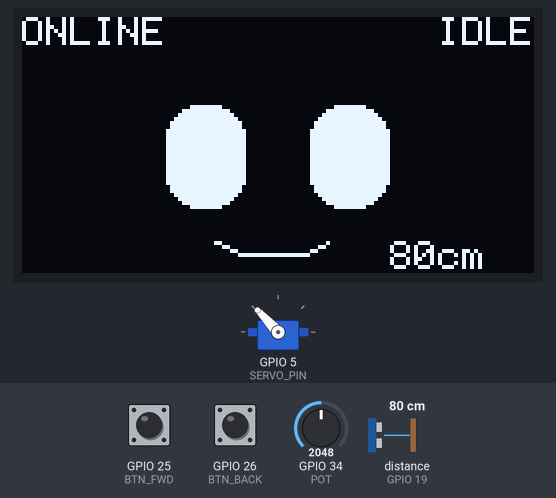
This sketch was run on a simulated ESP32. On the bench: 128×64 one-colour display, servo. Wiring (from diagram.json): ultrasonic range finder: trigger GPIO 18; echo GPIO 19. The inputs (shaded band) are chosen by the test bench; at power-on: GPIO 34 (POT) = 2048, GPIO 25 (BTN_FWD) HIGH, GPIO 26 (BTN_BACK) HIGH, distance to the obstacle (sensor on GPIO 19) 80 cm. The echo pulse lasts 58.3 µs per cm; random numbers use the default seed unless the sketch sets one; what the sketch prints to the serial monitor is not drawn.

Above: at 1.2 s.
1.3 s: GPIO 34 (POT) set to 2247
4.3 s: GPIO 34 (POT) set to 2351
At 4.72 s:
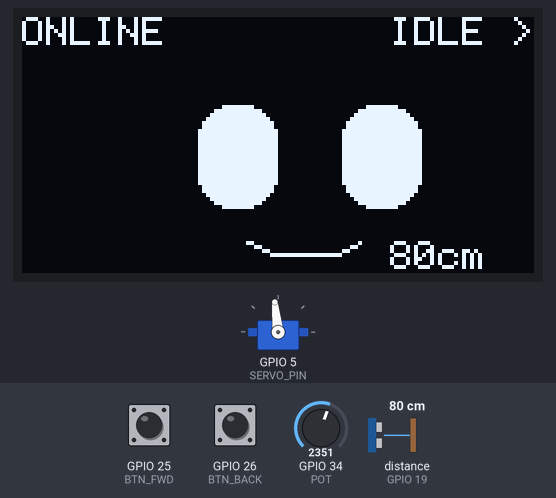
6.9 s: GPIO 25 (BTN_FWD) pulled LOW for 0.15 s
At 7.15 s:
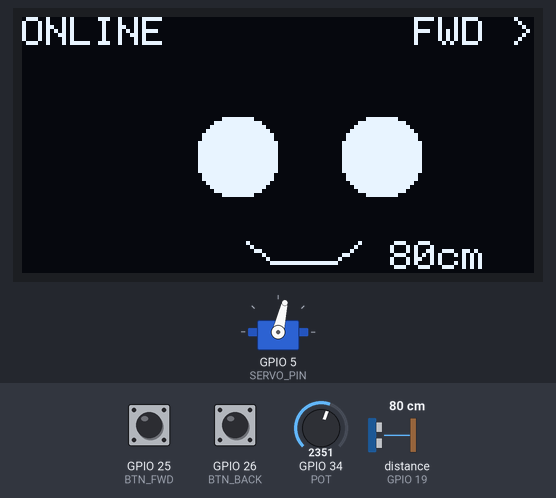
7.6 s: GPIO 26 (BTN_BACK) pulled LOW for 1 s
At 8.06 s:
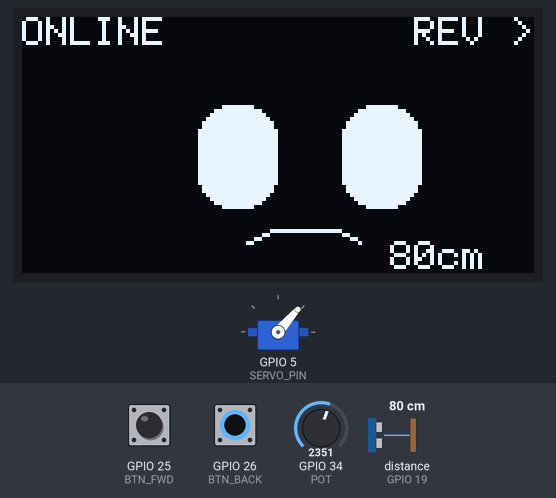
9.2 s: GPIO 25 (BTN_FWD) pulled LOW for 3.2 s
At 12.0 s:
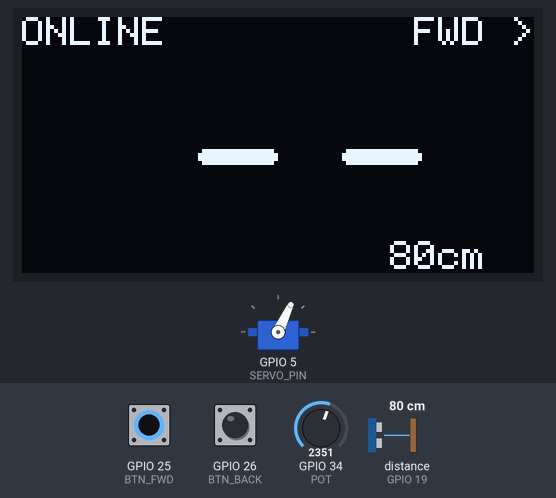
13.0 s: GPIO 26 (BTN_BACK) pulled LOW for 3.2 s
At 14.74 s:
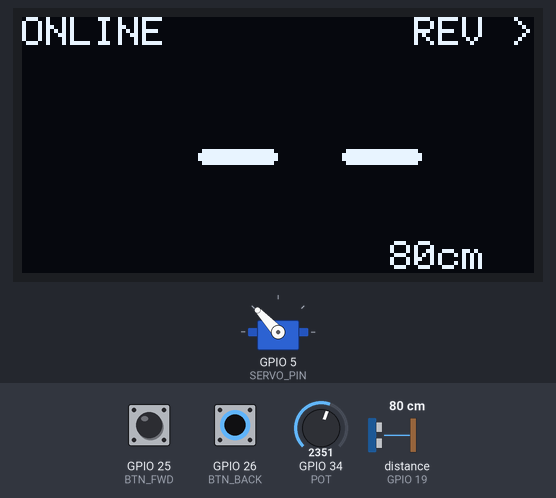
Timing chart, 0 to 17.8 s (numbered marks = the images above; inputs shaded):
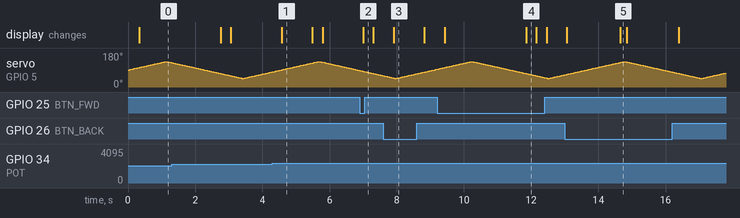

Measured:
- the behaviour switches between 2313 and 2314 on GPIO 34 (POT) (found by bisection; images 0 and 1)
- after the input at 6.9 s, the display: changes after 0.10 s (image 2)
- after the input at 7.6 s, the display: changes after 0.31 s (image 3)

The sketch:

sketch.ino
```cpp
/*  Nova Crawler — WOKWI SIMULATION
 *  ---------------------------------
 *  Tests the crawler "brain" in the browser: the OLED face + steer/throttle
 *  logic + servo scan-sweep + HC-SR04 auto-stop — WITHOUT the L298N/WiFi/MQTT
 *  (Wokwi's cloud can't reach your LAN broker, so inputs are local instead):
 *    Potentiometer  -> steering angle (left / center / right)
 *    Green button   -> hold = forward
 *    Red button     -> hold = back
 *    Servo (GPIO5)  -> sweeps like the Phase-B scanning sonar head
 *    HC-SR04        -> distance; auto-stops "forward" under ~15cm
 *
 *  Libraries (Wokwi auto-installs from libraries.txt):
 *    Adafruit SSD1306, Adafruit GFX, ESP32Servo
 */
#include <Wire.h>
#include <Adafruit_GFX.h>
#include <Adafruit_SSD1306.h>
#include <ESP32Servo.h>

#define OLED_ADDR 0x3C
Adafruit_SSD1306 oled(128, 64, &Wire, -1);
Servo scanServo;

const int POT = 34, BTN_FWD = 25, BTN_BACK = 26;   // inputs
const int SERVO_PIN = 5, TRIG = 18, ECHO = 19;     // outputs / sonar

String curThrottle = "stop", curSteer = "center";
unsigned long lastActive = 0, nextBlink = 0, blinkEnd = 0, lastFace = 0, lastScan = 0, lastServo = 0;
int  servoAngle = 90, servoDir = 1;
long distanceCm = 100;

// --- the cute robot smiley (same logic as the real firmware) ---
void showOLED() {
  unsigned long now = millis();
  if (now > nextBlink) { blinkEnd = now + 150; nextBlink = now + 2600 + random(2400); }
  bool blink = now < blinkEnd;
  bool fwd = (curThrottle == "forward"), rev = (curThrottle == "back");
  bool idle = (curThrottle == "stop" && now - lastActive > 8000);
  int  dx = (curSteer == "left") ? -8 : (curSteer == "right") ? 8 : 0;

  oled.clearDisplay();
  oled.setTextColor(SSD1306_WHITE); oled.setTextSize(1);
  oled.setCursor(0, 0); oled.print("ONLINE");
  String go = idle ? "ZZZ" : fwd ? "FWD" : rev ? "REV" : "IDLE";
  if      (curSteer == "left")  go += " <";
  else if (curSteer == "right") go += " >";
  oled.setCursor(128 - go.length() * 6, 0); oled.print(go);

  const int ew = 20;
  int ch = fwd ? 20 : idle ? 8 : 26;
  int cy = idle ? 42 : 35;
  int h  = blink ? 4 : ch, y = cy - h / 2;
  oled.fillRoundRect(36 + dx, y, ew, h, 8, SSD1306_WHITE);
  oled.fillRoundRect(72 + dx, y, ew, h, 8, SSD1306_WHITE);
  if (!blink && !idle) {
    int m = rev ? -1 : 1, depth = fwd ? 5 : 3, sx = 48 + dx, sy = 56;
    oled.drawLine(sx,      sy,             sx + 6,  sy + depth * m, SSD1306_WHITE);
    oled.drawLine(sx + 6,  sy + depth * m, sx + 22, sy + depth * m, SSD1306_WHITE);
    oled.drawLine(sx + 22, sy + depth * m, sx + 28, sy,            SSD1306_WHITE);
  }
  oled.setCursor(92, 56); oled.print(distanceCm); oled.print("cm");
  oled.display();
}

long readSonar() {
  digitalWrite(TRIG, LOW);  delayMicroseconds(2);
  digitalWrite(TRIG, HIGH); delayMicroseconds(10); digitalWrite(TRIG, LOW);
  long us = pulseIn(ECHO, HIGH, 30000);
  return us ? us / 58 : 400;
}

void setup() {
  Serial.begin(115200);
  pinMode(BTN_FWD, INPUT_PULLUP);
  pinMode(BTN_BACK, INPUT_PULLUP);
  pinMode(TRIG, OUTPUT); pinMode(ECHO, INPUT);
  Wire.begin(21, 22);
  oled.begin(SSD1306_SWITCHCAPVCC, OLED_ADDR);
  scanServo.attach(SERVO_PIN);
  Serial.println("Nova Crawler SIM ready — pot=steer, green=fwd, red=back");
}

void loop() {
  unsigned long now = millis();

  // steering from the pot
  int steer = map(analogRead(POT), 0, 4095, -100, 100);
  curSteer = (steer < -12) ? "left" : (steer > 12) ? "right" : "center";

  // throttle from the buttons (active LOW)
  bool f = !digitalRead(BTN_FWD), b = !digitalRead(BTN_BACK);
  String t = f ? "forward" : b ? "back" : "stop";

  // sonar + obstacle auto-stop
  if (now - lastScan > 200) { lastScan = now; distanceCm = readSonar(); }
  if (t == "forward" && distanceCm < 15) { t = "stop"; Serial.println("AUTO-STOP: obstacle < 15cm"); }

  if (t != curThrottle) {
    curThrottle = t;
    Serial.printf("throttle=%s  steer=%s  dist=%ldcm\n", t.c_str(), curSteer.c_str(), distanceCm);
  }
  if (t != "stop" || curSteer != "center") lastActive = now;

  // servo sweep 45..135 (the scanning-sonar head)
  if (now - lastServo > 20) {
    lastServo = now;
    servoAngle += servoDir;
    if (servoAngle >= 135 || servoAngle <= 45) servoDir = -servoDir;
    scanServo.write(servoAngle);
  }

  if (now - lastFace > 100) { lastFace = now; showOLED(); }
}
```
